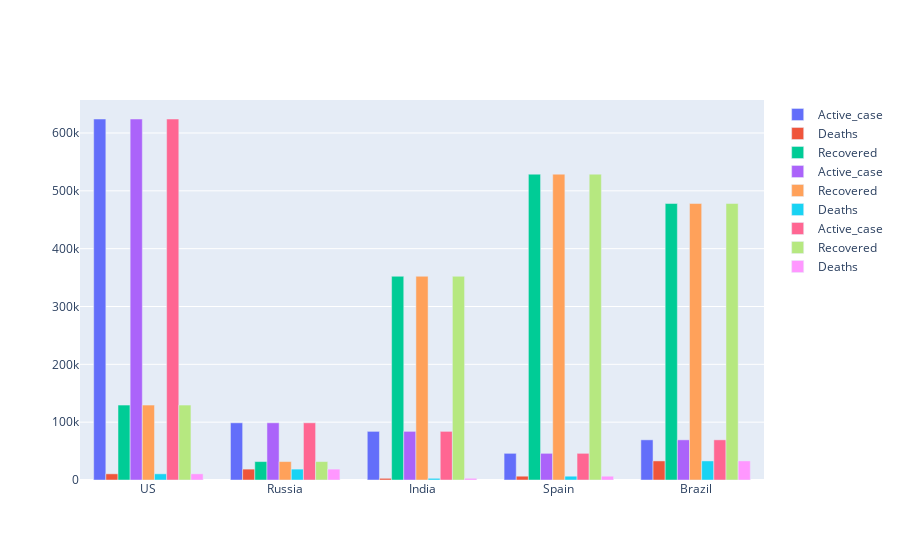

Notebook source saved alongside this figure:
### Code cell
for c, group in zip(['Active_case','Recovered','Deaths'],
                    [df[df['property']=='Active_case'],df[df['property']=='Recovered'],df[df['property']=='Deaths']]):
    fig.add_trace(go.Bar(x=group["Country/Region"], y=group["value"], name=c))
fig.show()

### Figure 1 — Plotly figure (JSON) as saved in the notebook; plotly's stock layout.template omitted (floating-point values rounded to 4 significant figures)
{"data": [{"name": "Active_case", "type": "bar", "x": ["US", "Russia", "India", "Spain", "Brazil"], "y": [624200.0, 98910.0, 84090.0, 46120.0, 69450.0]}, {"name": "Deaths", "type": "bar", "x": ["Brazil", "US", "Russia", "India", "Spain"], "y": [32990.0, 10690.0, 18820.0, 2917.0, 6574.0]}, {"name": "Recovered", "type": "bar", "x": ["India", "Spain", "Brazil", "US", "Russia"], "y": [352300.0, 528800.0, 478100.0, 129500.0, 31870.0]}, {"name": "Active_case", "type": "bar", "x": ["US", "Russia", "India", "Spain", "Brazil"], "y": [624200.0, 98910.0, 84090.0, 46120.0, 69450.0]}, {"name": "Recovered", "type": "bar", "x": ["India", "Spain", "Brazil", "US", "Russia"], "y": [352300.0, 528800.0, 478100.0, 129500.0, 31870.0]}, {"name": "Deaths", "type": "bar", "x": ["Brazil", "US", "Russia", "India", "Spain"], "y": [32990.0, 10690.0, 18820.0, 2917.0, 6574.0]}, {"name": "Active_case", "type": "bar", "x": ["US", "Russia", "India", "Spain", "Brazil"], "y": [624200.0, 98910.0, 84090.0, 46120.0, 69450.0]}, {"name": "Recovered", "type": "bar", "x": ["India", "Spain", "Brazil", "US", "Russia"], "y": [352300.0, 528800.0, 478100.0, 129500.0, 31870.0]}, {"name": "Deaths", "type": "bar", "x": ["Brazil", "US", "Russia", "India", "Spain"], "y": [32990.0, 10690.0, 18820.0, 2917.0, 6574.0]}], "layout": {}}
